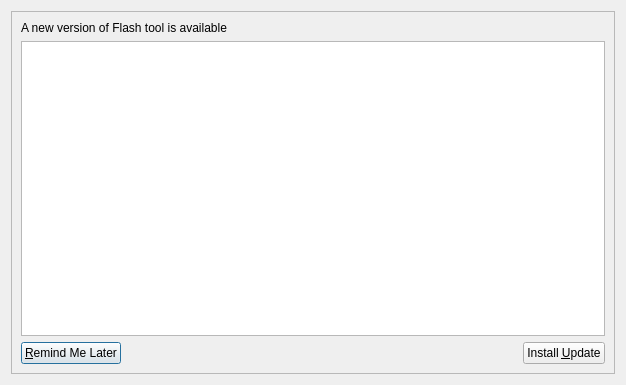
<?xml version="1.0" encoding="UTF-8"?>
<ui version="4.0">
 <class>UpdateDialog</class>
 <widget class="QDialog" name="UpdateDialog">
  <property name="windowModality">
   <enum>Qt::ApplicationModal</enum>
  </property>
  <property name="geometry">
   <rect>
    <x>0</x>
    <y>0</y>
    <width>626</width>
    <height>385</height>
   </rect>
  </property>
  <property name="windowTitle">
   <string>Software Update</string>
  </property>
  <property name="modal">
   <bool>true</bool>
  </property>
  <layout class="QGridLayout" name="gridLayout_2">
   <item row="0" column="0">
    <widget class="QFrame" name="frame">
     <property name="frameShape">
      <enum>QFrame::StyledPanel</enum>
     </property>
     <property name="frameShadow">
      <enum>QFrame::Raised</enum>
     </property>
     <layout class="QGridLayout" name="gridLayout">
      <item row="0" column="0">
       <widget class="QLabel" name="label">
        <property name="text">
         <string>&lt;html&gt;&lt;head/&gt;&lt;body&gt;&lt;p&gt;A new version of Flash tool is available&lt;/p&gt;&lt;/body&gt;&lt;/html&gt;</string>
        </property>
       </widget>
      </item>
      <item row="1" column="0">
       <widget class="QTextBrowser" name="textBrowser_note"/>
      </item>
      <item row="2" column="0">
       <layout class="QHBoxLayout" name="horizontalLayout">
        <item>
         <widget class="QPushButton" name="pushButton_remind">
          <property name="text">
           <string>&amp;Remind Me Later</string>
          </property>
         </widget>
        </item>
        <item>
         <spacer name="horizontalSpacer">
          <property name="orientation">
           <enum>Qt::Horizontal</enum>
          </property>
          <property name="sizeHint" stdset="0">
           <size>
            <width>98</width>
            <height>20</height>
           </size>
          </property>
         </spacer>
        </item>
        <item>
         <widget class="QPushButton" name="pushButton_install">
          <property name="text">
           <string>Install &amp;Update</string>
          </property>
         </widget>
        </item>
       </layout>
      </item>
     </layout>
    </widget>
   </item>
  </layout>
 </widget>
 <resources/>
 <connections/>
</ui>
